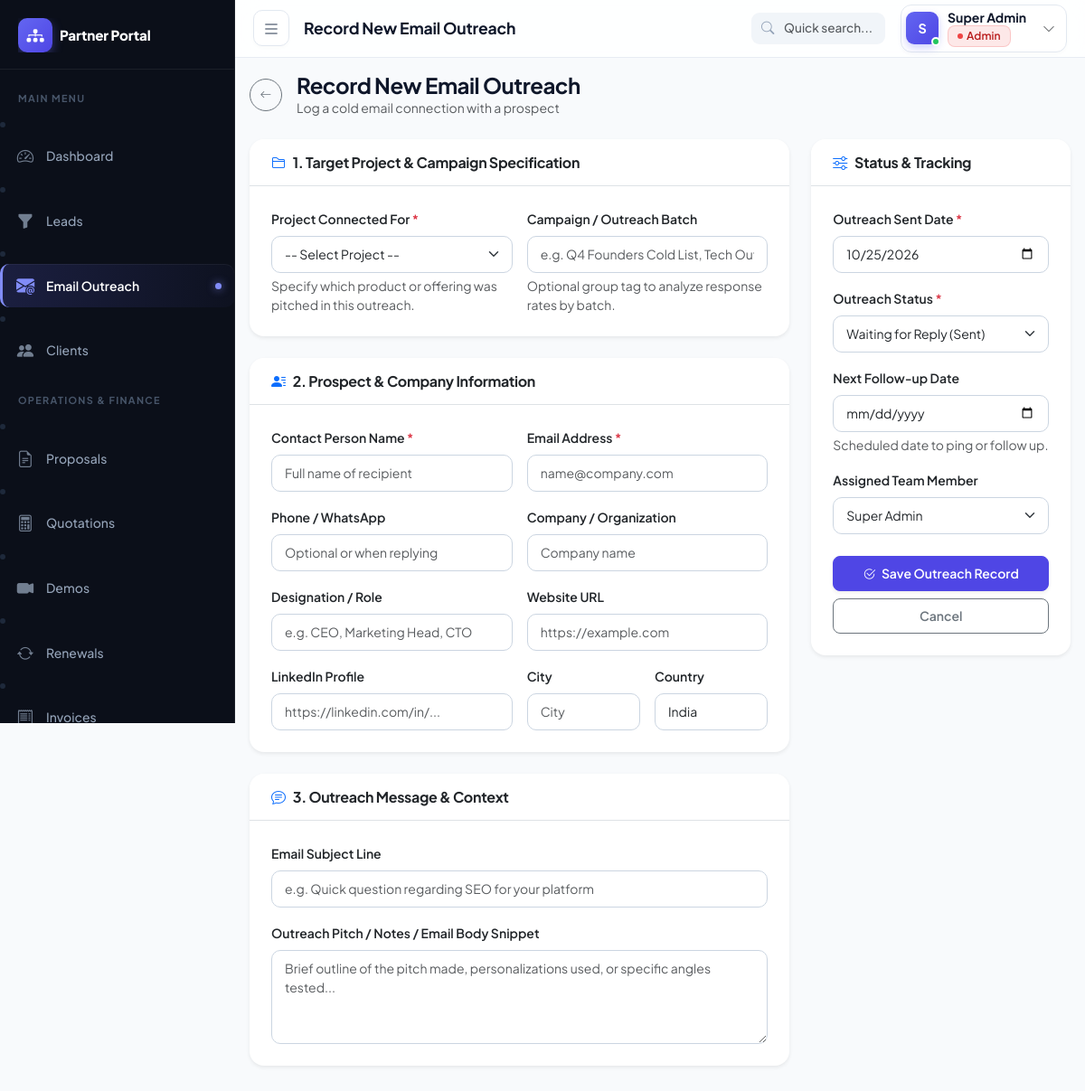
The app's page /modules/outreach/save.php (signed in) with its own data.
### tables this page shows
CREATE TABLE IF NOT EXISTS users (
    id INT PRIMARY KEY AUTO_INCREMENT,
    name VARCHAR(100) NOT NULL,
    email VARCHAR(100) UNIQUE NOT NULL,
    password VARCHAR(255) NOT NULL,
    role ENUM('admin', 'finance', 'telecall', 'investor', 'csm', 'accounts') DEFAULT 'telecall',
    phone VARCHAR(20),
    status ENUM('active', 'inactive') DEFAULT 'active',
    last_login TIMESTAMP NULL,
    created_at TIMESTAMP DEFAULT CURRENT_TIMESTAMP
);

### modules/outreach/save.php (the view, shortened to what this page needs)
<?php
require_once __DIR__ . '/../../includes/auth.php';
$db = getDB();
$user = currentUser();
$id = (int)($_GET['id'] ?? 0);
$outreach = null;
$agents = $db->query("SELECT id, name FROM users WHERE status='active' ORDER BY name")->fetchAll();
$d = $outreach ?? [
    'project_id' => '', 'contact_name' => '', 'email' => '', 'phone' => '',
    'company' => '', 'designation' => '', 'website' => '', 'linkedin_url' => '',
    'country' => 'India', 'city' => '', 'campaign_name' => '', 'email_subject' => '',
    'outreach_date' => date('Y-m-d'), 'status' => 'sent', 'response_type' => 'none',
    'response_summary' => '', 'replied_at' => '', 'meeting_date' => '',
    'next_followup_date' => '', 'notes' => '', 'assigned_to' => $user['id']
];
$pageTitle = $id ? 'Edit Cold Email Outreach' : 'Record New Email Outreach';
include __DIR__ . '/../../includes/header.php';
?>
<div class="d-flex align-items-center gap-3 mb-4">
  <a href="<?= BASE_URL ?>/modules/outreach/index.php" class="btn btn-sm btn-outline-secondary rounded-circle" style="width:36px;height:36px;display:flex;align-items:center;justify-content:center;">
    <i class="bi bi-arrow-left"></i>
  </a>
  <div>
    <h4 class="mb-0 fw-bold"><?= $id ? 'Edit Outreach Record' : 'Record New Email Outreach' ?></h4>
    <p class="text-muted small mb-0"><?= $id ? ('Outreach Code: ' . htmlspecialchars($outreach['outreach_code'])) : 'Log a cold email connection with a prospect' ?></p>
  </div>
</div>
<form method="POST">
  <div class="row g-4">
    <div class="col-lg-8">
      <div class="card border-0 shadow-sm rounded-4 mb-4">
        <div class="card-header bg-white py-3 px-4 border-bottom">
          <h6 class="mb-0 fw-bold text-dark d-flex align-items-center gap-2">
            <i class="bi bi-folder2 text-primary"></i> 1. Target Project & Campaign Specification
          </h6>
        </div>
        <div class="card-body p-4">
          <div class="row g-3">
            <div class="col-md-6">
              <label class="form-label fw-semibold small text-dark">
                Project Connected For <span class="text-danger">*</span>
              </label>
              <select name="project_id" class="form-select" required>
                <option value="">-- Select Project --</option>
              </select>
              <div class="form-text small">Specify which product or offering was pitched in this outreach.</div>
            </div>
            <div class="col-md-6">
              <label class="form-label fw-semibold small text-dark">Campaign / Outreach Batch</label>
              <input type="text" name="campaign_name" class="form-control" placeholder="e.g. Q4 Founders Cold List, Tech Outbound" value="<?= htmlspecialchars($d['campaign_name']) ?>">
              <div class="form-text small">Optional group tag to analyze response rates by batch.</div>
            </div>
          </div>
        </div>
      </div>
      <div class="card border-0 shadow-sm rounded-4 mb-4">
        <div class="card-header bg-white py-3 px-4 border-bottom">
          <h6 class="mb-0 fw-bold text-dark d-flex align-items-center gap-2">
            <i class="bi bi-person-lines-fill text-primary"></i> 2. Prospect & Company Information
          </h6>
        </div>
        <div class="card-body p-4">
          <div class="row g-3">
            <div class="col-md-6">
              <label class="form-label fw-semibold small text-dark">Contact Person Name <span class="text-danger">*</span></label>
              <input type="text" name="contact_name" class="form-control" placeholder="Full name of recipient" value="<?= htmlspecialchars($d['contact_name']) ?>" required>
            </div>
            <div class="col-md-6">
              <label class="form-label fw-semibold small text-dark">Email Address <span class="text-danger">*</span></label>
              <input type="email" name="email" class="form-control" placeholder="name@company.com" value="<?= htmlspecialchars($d['email']) ?>" required>
            </div>
            <div class="col-md-6">
              <label class="form-label fw-semibold small text-dark">Phone / WhatsApp</label>
              <input type="text" name="phone" class="form-control" placeholder="Optional or when replying" value="<?= htmlspecialchars($d['phone']) ?>">
            </div>
            <div class="col-md-6">
              <label class="form-label fw-semibold small text-dark">Company / Organization</label>
              <input type="text" name="company" class="form-control" placeholder="Company name" value="<?= htmlspecialchars($d['company']) ?>">
            </div>
            <div class="col-md-6">
              <label class="form-label fw-semibold small text-dark">Designation / Role</label>
              <input type="text" name="designation" class="form-control" placeholder="e.g. CEO, Marketing Head, CTO" value="<?= htmlspecialchars($d['designation']) ?>">
            </div>
            <div class="col-md-6">
              <label class="form-label fw-semibold small text-dark">Website URL</label>
              <input type="url" name="website" class="form-control" placeholder="https://example.com" value="<?= htmlspecialchars($d['website']) ?>">
            </div>
            <div class="col-md-6">
              <label class="form-label fw-semibold small text-dark">LinkedIn Profile</label>
              <input type="url" name="linkedin_url" class="form-control" placeholder="https://linkedin.com/in/..." value="<?= htmlspecialchars($d['linkedin_url']) ?>">
            </div>
            <div class="col-md-3">
              <label class="form-label fw-semibold small text-dark">City</label>
              <input type="text" name="city" class="form-control" placeholder="City" value="<?= htmlspecialchars($d['city']) ?>">
            </div>
            <div class="col-md-3">
              <label class="form-label fw-semibold small text-dark">Country</label>
              <input type="text" name="country" class="form-control" placeholder="Country" value="<?= htmlspecialchars($d['country']) ?>">
            </div>
          </div>
        </div>
      </div>
      <div class="card border-0 shadow-sm rounded-4 mb-4">
        <div class="card-header bg-white py-3 px-4 border-bottom">
          <h6 class="mb-0 fw-bold text-dark d-flex align-items-center gap-2">
            <i class="bi bi-chat-text text-primary"></i> 3. Outreach Message & Context
          </h6>
        </div>
        <div class="card-body p-4">
          <div class="mb-3">
            <label class="form-label fw-semibold small text-dark">Email Subject Line</label>
            <input type="text" name="email_subject" class="form-control" placeholder="e.g. Quick question regarding SEO for your platform" value="<?= htmlspecialchars($d['email_subject']) ?>">
          </div>
          <div class="mb-0">
            <label class="form-label fw-semibold small text-dark">Outreach Pitch / Notes / Email Body Snippet</label>
            <textarea name="notes" class="form-control" rows="4" placeholder="Brief outline of the pitch made, personalizations used, or specific angles tested..."><?= htmlspecialchars($d['notes']) ?></textarea>
          </div>
        </div>
      </div>
    </div>
    <div class="col-lg-4">
      <div class="card border-0 shadow-sm rounded-4 mb-4">
        <div class="card-header bg-white py-3 px-4 border-bottom">
          <h6 class="mb-0 fw-bold text-dark d-flex align-items-center gap-2">
            <i class="bi bi-sliders text-primary"></i> Status & Tracking
          </h6>
        </div>
        <div class="card-body p-4">
          <div class="mb-3">
            <label class="form-label fw-semibold small text-dark">Outreach Sent Date <span class="text-danger">*</span></label>
            <input type="date" name="outreach_date" class="form-control" value="<?= htmlspecialchars($d['outreach_date']) ?>" required>
          </div>
          <div class="mb-3">
            <label class="form-label fw-semibold small text-dark">Outreach Status <span class="text-danger">*</span></label>
            <select name="status" id="outreach_status_select" class="form-select" onchange="toggleFormResponseSection()">
              <option value="sent" <?= $d['status'] === 'sent' ? 'selected' : '' ?>>Waiting for Reply (Sent)</option>
            </select>
          </div>
          <div class="mb-3">
            <label class="form-label fw-semibold small text-dark">Next Follow-up Date</label>
            <input type="date" name="next_followup_date" class="form-control" value="<?= htmlspecialchars($d['next_followup_date'] ?? '') ?>">
            <div class="form-text small">Scheduled date to ping or follow up.</div>
          </div>
          <div class="mb-4">
            <label class="form-label fw-semibold small text-dark">Assigned Team Member</label>
            <select name="assigned_to" class="form-select">
              <?php foreach ($agents as $ag): ?>
              <option value="<?= $ag['id'] ?>" <?= (int)$d['assigned_to'] === (int)$ag['id'] ? 'selected' : '' ?>>
                <?= htmlspecialchars($ag['name']) ?>
              </option>
              <?php endforeach; ?>
            </select>
          </div>
          <div class="d-grid gap-2">
            <button type="submit" class="btn btn-primary fw-semibold py-2 rounded-3 shadow-sm">
              <i class="bi bi-check2-circle me-1"></i> <?= $id ? 'Update Outreach Record' : 'Save Outreach Record' ?>
            </button>
            <a href="<?= BASE_URL ?>/modules/outreach/index.php" class="btn btn-outline-secondary py-2 rounded-3">
              Cancel
            </a>
          </div>
        </div>
      </div>
    </div>
  </div>
</form>
<?php include __DIR__ . '/../../includes/footer.php'; ?>

### includes/header.php (shortened to what this page needs)
<?php
$pageTitle = $pageTitle ?? APP_NAME;
$currentUser = currentUser();
?>
<!DOCTYPE html>
<html lang="en">
<head>
<link rel="stylesheet" href="https://cdn.jsdelivr.net/npm/bootstrap@5.3.3/dist/css/bootstrap.min.css">
<link rel="stylesheet" href="https://cdn.jsdelivr.net/npm/bootstrap-icons@1.11.3/font/bootstrap-icons.min.css">
<link rel="stylesheet" href="https://cdn.datatables.net/1.13.8/css/dataTables.bootstrap5.min.css">
<link rel="stylesheet" href="https://cdn.jsdelivr.net/npm/select2@4.1.0-rc.0/dist/css/select2.min.css">
<link rel="stylesheet" href="https://cdn.jsdelivr.net/npm/select2-bootstrap-5-theme@1.3.0/dist/select2-bootstrap-5-theme.min.css">
<link rel="stylesheet" href="<?= BASE_URL ?>/assets/css/style.css">
</head>
<body>
<nav class="top-navbar" id="topNavbar">
  <div class="top-navbar-inner">
    <div class="d-flex align-items-center gap-2 gap-sm-3 min-w-0">
      <button class="top-navbar-toggle" id="sidebarToggle" title="Toggle Sidebar" aria-label="Toggle navigation">
        <i class="bi bi-list"></i>
      </button>
      <div class="top-navbar-breadcrumb d-flex align-items-center min-w-0">
        <span class="top-navbar-title"><?= htmlspecialchars($pageTitle) ?></span>
      </div>
    </div>
    <div class="d-flex align-items-center gap-2 gap-sm-3">
      <div class="navbar-search d-none d-lg-block">
        <i class="bi bi-search"></i>
        <input type="text" class="form-control" placeholder="Quick search..." id="globalSearchInput">
      </div>
      <div class="dropdown">
        <button class="top-navbar-user" data-bs-toggle="dropdown" aria-label="User menu">
          <div class="top-navbar-avatar-wrap">
            <div class="top-navbar-avatar"><?= strtoupper(substr($currentUser['name'], 0, 1)) ?></div>
            <span class="top-navbar-avatar-status"></span>
          </div>
          <div class="d-none d-md-block text-start me-1">
            <div class="top-navbar-username"><?= htmlspecialchars($currentUser['name']) ?></div>
            <div class="top-navbar-role"><?= roleLabel($currentUser['role']) ?></div>
          </div>
          <i class="bi bi-chevron-down ms-1 small text-muted"></i>
        </button>
      </div>
    </div>
  </div>
</nav>
<div class="wrapper">
  <?php include __DIR__ . '/sidebar.php'; ?>
  <div class="main-content">
    <div class="content-area p-4">

### records on screen
users: name "S", name "Super Admin", country "India", outreach_date "10/25/2026", status "Waiting for Reply (Sent)"

### other values on screen
$pageTitle "Record New Email Outreach"
$sidebarBrandName "Partner Portal"
$section['title'] "MAIN MENU"
$item['label'] "Dashboard"
$item['label'] "Leads"
$item['label'] "Email Outreach"
$item['label'] "Clients"
$section['title'] "OPERATIONS & FINANCE"
$item['label'] "Proposals"
$item['label'] "Quotations"
$item['label'] "Demos"
$item['label'] "Renewals"
$item['label'] "Invoices"
form field assigned_to "Super Admin"
